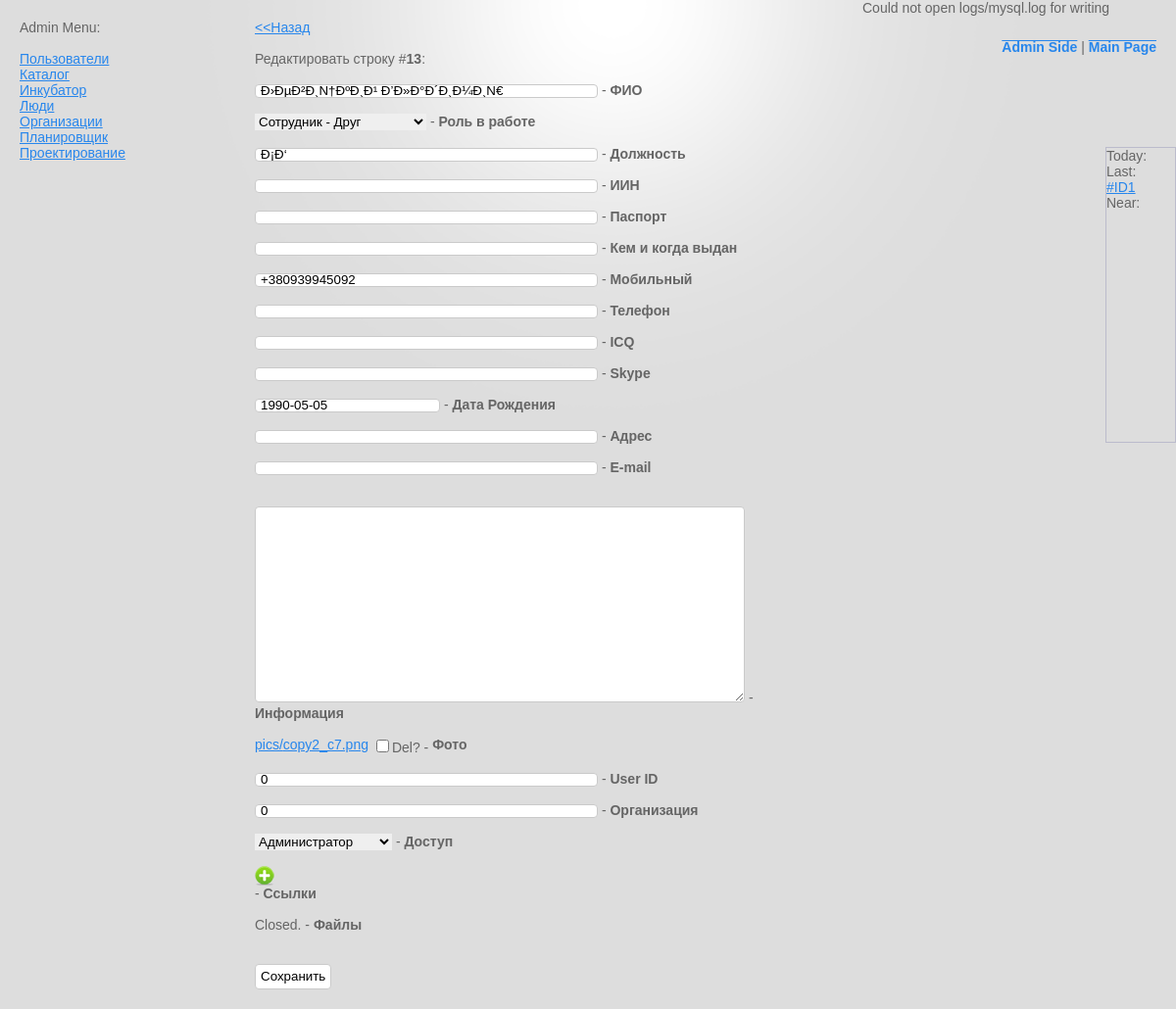
/admin/people/people/edit/13 (signed in), run on the app's committed database.
### tables this page shows
CREATE TABLE `planer` (
  `id` bigint(10) NOT NULL AUTO_INCREMENT,
  `task` varchar(128) /*!40101 */ NOT NULL,
  `date` date NOT NULL,
  `user_id` int(10) NOT NULL,
  `status` int(2) NOT NULL,
  `info` text /*!40101 */ NOT NULL,
  `creator` int(10) NOT NULL,
  `create_time` datetime NOT NULL,
  `updator` int(10) NOT NULL,
  `update_time` datetime NOT NULL,
  `user_read` varchar(512) /*!40101 */ NOT NULL,
  `user_write` varchar(512) /*!40101 */ NOT NULL,
  PRIMARY KEY (`id`)
);

CREATE TABLE `people` (
  `id` bigint(4) NOT NULL AUTO_INCREMENT,
  `fio` varchar(128) /*!40101 */ NOT NULL,
  `teamrole` int(3) NOT NULL,
  `name` varchar(32) /*!40101 */ NOT NULL,
  `lastname` varchar(32) /*!40101 */ NOT NULL,
  `role` varchar(128) /*!40101 */ NOT NULL,
  `iin` varchar(32) /*!40101 */ NOT NULL,
  `passport` varchar(128) /*!40101 */ NOT NULL,
  `wherepass` varchar(128) /*!40101 */ NOT NULL,
  `mobtel` varchar(32) /*!40101 */ NOT NULL,
  `citytel` varchar(32) /*!40101 */ NOT NULL,
  `icq` varchar(32) /*!40101 */ NOT NULL,
  `skype` varchar(32) /*!40101 */ NOT NULL,
  `date` date NOT NULL,
  `adres` varchar(256) /*!40101 */ NOT NULL,
  `email` varchar(128) /*!40101 */ NOT NULL,
  `info` varchar(4096) /*!40101 */ NOT NULL,
  `img` varchar(256) /*!40101 */ NOT NULL,
  `login` varchar(32) /*!40101 */ NOT NULL,
  `password` varchar(128) /*!40101 */ NOT NULL,
  `user_id` int(6) NOT NULL,
  `org_id` int(6) NOT NULL,
  `user_type` int(2) NOT NULL,
  `mlinks` varchar(4096) /*!40101 */ NOT NULL,
  `mfiles` varchar(2048) /*!40101 */ NOT NULL,
  `creator` int(10) NOT NULL,
  `create_time` datetime NOT NULL,
  `updator` int(10) NOT NULL,
  `update_time` datetime NOT NULL,
  `user_read` varchar(512) /*!40101 */ NOT NULL,
  `user_write` varchar(512) /*!40101 */ NOT NULL,
  PRIMARY KEY (`id`)
);

### libs/c7_get_view.php (called while the page is built, shortened)
<?php
function c7_get_view($module, $view, $input_data = array(), $folder = "" , $type="ob")
{
	if ($type == "ob")
	{
	include ('/modules/'.$module.'/view/'.$folder.$view.'.php');
	return ob_get_clean();
	}
	elseif ($type == "include")
	{
    include ('/modules/'.$module.'/view/'.$folder.$view.'.php');
    return $output_data;
	}
	else return false;
}
?>

### modules/auth/c7_auth_controller.php (called while the page is built, shortened)
<?php
$GLOBALS['admin_buttons'] .= c7_get_view ('auth', 'admin_button');
?>

### modules/catalog/c7_catalog_controller.php (called while the page is built, shortened)
<?php
$GLOBALS['admin_buttons'] .= c7_get_view ('catalog', 'admin_button');
?>

### modules/incubator/c7_incubator_controller.php (called while the page is built, shortened)
<?php
	include ('admin/admin_button.php');
?>

### modules/people/c7_people_controller.php (called while the page is built, shortened)
<?php
	include ('admin/admin_button.php');
?>

### libs/c7_mysql.php (called while the page is built, shortened)
<?php
Class C7_mysql
{ var $hostname;
  var $work_table;
  function C7_mysql ($hostname, $username, $password, $dbname)
  {
  $this->hostname = $hostname;
  $this->username = $username;
  $this->password = $password;
  $this->dbname = $dbname;
  }
  function db_connect()
  {
 	 return true;
  }
  function db_use()
  {
	 return true;
  }
  function db_close ()
  {
	 return true;
  }
  function select_all_by_id ($id)
  {
     $query = "SELECT * from `".$this->work_table."` WHERE id =".$id;
     $res = mysql_query($query) or die(mysql_error());
     return mysql_fetch_array($res);
  }
  function free_sql ($query)
  {
     $res = mysql_query($query) or die(mysql_error());
     write_in_file ("logs/mysql.log", "\n[".$_SESSION['user_id']."]:".date("Y-m-d H:i:s").":".$query."[Free_query]");
     return $res;
  }
}
?>

### modules/project/c7_project_controller.php (called while the page is built, shortened)
<?php
	include ('admin/admin_button.php');
?>

### modules/admin/c7_admin_model.php (called while the page is built, shortened)
<?php
function c7_admin_view()
{
$GLOBALS['body_code'] .= c7_get_view ("admin","admin_body");
}
function c7_admin_edit()
{
$row_for_edit = $GLOBALS['mysql_obj']->select_all_by_id($GLOBALS['url_array'][4]);
include('model/input_generator.php');
include('model/edit_form_for_table.php');
$c7_admin_form = add_edit_form($column_in_table, $seo_columns, $row_for_edit, $GLOBALS['url_array'][2], $c7_mysql);;
$input_data['edit_form'] = $c7_admin_form;
$GLOBALS['admin_div'] .= c7_get_view ('admin', 'table_edit', $input_data);
}
?>

### modules/admin/c7_admin_controller.php (called while the page is built, shortened)
<?php
include ('c7_admin_model.php');
if ($GLOBALS['url_array'][0] == "admin")
{
	if (isset($GLOBALS['url_array'][3]))
	{
		if ($GLOBALS['url_array'][3] == "edit")
		{
		c7_admin_edit();
		}
	}
	elseif (isset($GLOBALS['url_array'][2])) c7_admin_module();
	else c7_admin_system();
	c7_admin_view();
}
if ($_SESSION['user_role'] > 0)	$GLOBALS['body_code'] .= c7_get_view ('admin', 'admin_button');
?>

### modules/admin/model/input_generator.php (the view, shortened to what this page needs)
<?php
function input_text($name, $id, $class, $style_width, $value)
  {
  return "<input type=\"text\" name=\"".$name."\" id=\"".$id."\" class=\"".$class."\" style=\"width:".$style_width."px;\" value=\"".$value."\" >";
  }
function input_textarea($name, $id, $class, $style_width, $style_height, $value)
  {
  return "<br /><textarea name=\"".$name."\" id=\"".$id."\" class=\"".$class."\" style=\"width:".$style_width."px;height:".$style_height."px;\">".$value."</textarea>";
  }
function input_select ($name, $id, $class, $value, $variants)
  {
  $data .= "
  <select name=\"".$name."\" id=\"".$id."\" class=\"".$class."\">
  ";
  $i=0;
  while ($variants[$i]['id']>0)
  	{
  	if ($value == $variants[$i]['id']) $selected = " SELECTED"; else $selected = "";
    $data .= "<option value=\"".$variants[$i]['id']."\"".$selected.">".$variants[$i]['name']."</option>";
    $i++;
  	}
  $data .= "
  </select>
  ";
  return $data;
  }
function input_date($name, $id, $class, $value)
  {
  return "
  <input id=\"".$name."\" name=\"".$name."\" class=\"inputDate\" type=\"text\" value=\"".$value."\" />
  ";
  }
  function input_mlinks($name, $id, $class, $style_width, $value)
  {
?>
<img id="mlinks_<?php echo $name;?>_add" height="20" border="0" width="20" alt="add" src="css/images/add-1-icon.png" onclick="add_mlinks('');" style="cursor: pointer;"/>
<?php
$value = str_replace ("[", "", $value);
$value = explode ("]", $value);
$i=0; while (!is_null($value[$i])) {
	?>
<?php
$i++;} ;?>
<?php
  return ob_get_clean();
  }
?>
<?php
function input_file_img($name, $id, $class, $style_width, $value, $row_img = NULL, $img_folder = NULL)
  {  if (isset($row_img)&&($row_img != ""))
  	{  	if (isset($img_folder)) $link_folder = $img_folder."/";
  	if ($row_img == "error_file") $data .= "<font color=\"darkred\">pics/".$link_folder.$row_img."</font>";
  	else $data .= "<a href=\"pics/".$link_folder.$row_img."\" target=\"_blank\">pics/".$link_folder.$row_img."</a>";
  		$data .= "
  		<input name=\"del_img_".$name."\" type=\"checkbox\" value=\"1\">Del?
  		<input name=\"".$name."\" type=\"hidden\" value=\"".$value."\">
  		";
  	}
  else
  	{  	$data = "
  	<input type=\"file\" name=\"".$name."\" id=\"".$id."\" class=\"".$class."\" style=\"width:".$style_width."px;\" value=\"".$value."\">
  	";
  	if (isset($img_folder)) $data .= "<input name=\"".$name."_folder\" type=\"hidden\" value=\"".$img_folder."\">";
  	}
  return $data;
  }
?>

### modules/auth/view/admin_button.php
<a href="admin/auth/users">Пользователи</a><br />

### modules/catalog/view/admin_button.php
<a href="/admin/catalog/catalog">Каталог</a><br />

### modules/incubator/admin/admin_button.php
<a href="/admin/incubator/incubator">Инкубатор</a><br />

### modules/people/admin/admin_button.php
<?php
$admin_buttons .= "<a href=\"/admin/people/people\" title=\"Люди\">Люди</a><br />";
$admin_buttons .= "<a href=\"/admin/people/orgs\" title=\"Организации\">Организации</a><br />";
?>

### modules/planer/c7_planer_controller.php (shortened to what this page needs)
<?php
	if ($_SESSION['user_role'] > 0)
	{
	include ('c7_planer_model.php');
	c7_planer_get_plan_window();
	}
	$GLOBALS['admin_buttons'] .= c7_get_view('planer','admin_button');
?>

### libs/c7_file_system.php (shortened to what this page needs)
<?php
  function write_in_file ($filename, $data)
  {
  	$filename = C7_fs_stripfilename($filename);
	if ( is_writeable($filename) ) :
	$fh = fopen($filename, "a+");
	fclose($fh); else :
	print "Could not open $filename for writing";
	endif;
	return true;
  }
function C7_fs_stripfilename($filename) {
	$filename = strtolower(str_replace(" ", "_", $filename));
	$filename = preg_replace("/^\W/", "", $filename);
	$filename = preg_replace('/([_-])\1+/', '$1', $filename);
	$filename = str_replace ("//","_",$filename);
	return $filename;
}
?>

### modules/planer/c7_planer_model.php (shortened to what this page needs)
<?php function c7_planer_get_plan_window()
{
$res = $GLOBALS['mysql_obj']->free_sql("SELECT id, date, task from planer where status = 2");
$todayDate =  mktime(0, 0, 0, date("m"), date("d"), date("Y"));
while ($row = mysql_fetch_array($res))
{
if ($todayDate > strtotime($row['date'])) $input_data['last'] .= "<a href=\"admin/planer/planer/edit/".$row['id']."\" onclick=\"return window.confirm('".$row['task'].". Перейти к задаче?')\">#ID".$row['id']."</a><br />";
}
$GLOBALS['body_code'] .= c7_get_view('planer','window', $input_data);
}
?>

### modules/planer/view/window.php (shortened to what this page needs)
<div style="position:fixed; right:0px; top:150px; width:70px; height:300px; border:1px solid #bbc;">
Today:
<br />
Last:
<br />
<?php echo $input_data['last'];?>
Near:
<br />
</div>

### modules/planer/view/admin_button.php
<a href="/admin/planer/planer" title="Планировщик">Планировщик</a><br />

### modules/project/admin/admin_button.php
<a href="/admin/project/project">Проектирование</a><br />

### modules/admin/model/edit_form_for_table.php (shortened to what this page needs)
<?php
	function add_edit_form ($column_in_table, $seo_columns, $row_from_base, $table_name, $mysql_processor){
	$i=1;
	while (isset($column_in_table[$i]['name'])&&($column_in_table[$i]['name'] != ""))
		{
		$data .="
		";
        if ($column_in_table[$i]['input_type'] == "text") $data .= input_text($column_in_table[$i]['name'], $column_in_table[$i]['name'], "input", "350", $row_from_base[$column_in_table[$i]['name']]);
		if ($column_in_table[$i]['input_type'] == "image") $data .= input_file_img($column_in_table[$i]['name'], $column_in_table[$i]['name'], "input", "350", $row_from_base[$column_in_table[$i]['name']], $row_from_base['img'], $column_in_table[$i]['img_folder']);
        if ($column_in_table[$i]['input_type'] == "textarea") $data .= input_textarea($column_in_table[$i]['name'], $column_in_table[$i]['name'], "input", "500", "200", $row_from_base[$column_in_table[$i]['name']]);
		if ($column_in_table[$i]['input_type'] == "mlinks") $data .= input_mlinks($column_in_table[$i]['name'], $column_in_table[$i]['name'], "input", "220", $row_from_base[$column_in_table[$i]['name']]);
		if ($column_in_table[$i]['input_type'] == "mfiles") $data .= input_mfiles($column_in_table[$i]['name'], $column_in_table[$i]['name'], "input", "230", $row_from_base[$column_in_table[$i]['name']]);
		if ($column_in_table[$i]['input_type'] == "date")
			{
			$data .= input_date($column_in_table[$i]['name'], $column_in_table[$i]['name'], "input", $row_from_base[$column_in_table[$i]['name']]);
			}
		if ($column_in_table[$i]['input_type'] == "select") $data .= input_select($column_in_table[$i]['name'], $column_in_table[$i]['name'], "input", $row_from_base[$column_in_table[$i]['name']], $column_in_table[$i]['variants']);
		$data .=" - <b>".$column_in_table[$i]['fullname']."</b><br /><br />";
 		$i++;
 		}
	return $data;
	}
?>

### modules/admin/view/table_edit.php (shortened to what this page needs)
<a href="<?php echo $GLOBALS['sitename'].$GLOBALS['url_array'][0]."/".$GLOBALS['url_array'][1]."/".$GLOBALS['url_array'][2];?>">&lt;&lt;Назад</a><br /><br />
Редактировать строку #<b><?php echo $GLOBALS['url_array'][4];?></b>:<br /><br />
<form name="admin_table_add" method="post" action="" enctype="multipart/form-data">
<?php echo $input_data['edit_form'];?>
<br />
<input type="submit" value="Сохранить">
<br />
</form>

### modules/admin/view/admin_body.php (shortened to what this page needs)
<div style="float:left; width:200px; border:0px solid black;padding:20px;">
Admin Menu:<br /><br />
<?php echo $GLOBALS['admin_buttons'];?>
</div>
<div style="float:left; width:600px; border:0px solid black;padding:20px;">
<?php echo $GLOBALS['admin_div'];?>
</div>

### modules/admin/view/admin_button.php
<div style="position:fixed; top:40px; right:20px;">
<a href="admin/"><b>Admin Side</b></a> | <a href="/"><b>Main Page</b></a><br />
</div>

### index.php (shortened to what this page needs)
<?php
require ("libs/c7_defend.php");
require ("libs/c7_mysql.php");
require ("libs/c7_file_system.php");
require ("libs/c7_get_view.php");
require ("modules/auth/c7_auth_controller.php");
require ("modules/catalog/c7_catalog_controller.php");
require ("modules/incubator/c7_incubator_controller.php");
require ("modules/people/c7_people_controller.php");
require ("modules/planer/c7_planer_controller.php");
require ("modules/project/c7_project_controller.php");
require ("modules/admin/c7_admin_controller.php");
if ($GLOBALS['url_array'][0] == "ajax") require ("libs/c7_ajax.php");
else require ("modules/themes/c7_themes_controller.php");
?>

### modules/themes/c7_themes_controller.php (shortened to what this page needs)
<?php
include ('c7_themes_model.php');
if (isset($GLOBALS['theme'])) c7_themes_load();
else {$GLOBALS['theme'] = "default"; c7_themes_load();}
?>

### modules/themes/c7_themes_model.php (shortened to what this page needs)
<?php
function c7_themes_load()
{
	if ($GLOBALS['url_array'][0] == "admin")
	{
	require ("modules/themes/".$GLOBALS['theme']."/main_template.php");
	}
}
?>

### modules/themes/test/main_template.php (shortened to what this page needs)
<!DOCTYPE html>
<html lang="ru">
<head>
<link rel="stylesheet" href="modules/themes/test/css/reset.css" type="text/css" media="all">
<link rel="stylesheet" href="modules/themes/test/css/framework.css" type="text/css" media="all">
<link rel="stylesheet" href="modules/themes/test/css/style.css" type="text/css" media="all">
<link rel="stylesheet" type="text/css" href="modules/themes/test/css/jquery-ui/jquery-ui.css">
<?php echo $GLOBALS['head_code'];?>
</head>
<body>
<?php echo $GLOBALS['body_code'];?>
</body>
</html>

### modules/themes/test/css/style.css (style rules this page uses)
html, body { height:100%; }
body { font-family:"Tahoma", Arial, Helvetica, sans-serif; font-size: 14px; color:#656565; background-color: #ddd; background-image: url(images/top-light.png); background-repeat: no-repeat; background-position: center top; }
a, h2, h3, h4 { color:#2786EC; }
input[type=text],input[type=password] { height:14px; }
input,textarea { background: #fff; padding: 4px 5px 5px; border: 1px solid #cacaca; -moz-border-radius: 4px; -webkit-border-radius: 4px; border-radius: 4px; }
img { -webkit-border-radius: 4px; -moz-border-radius: 4px; border-radius: 4px; }

### data on the page
planer: id "1"
people: fio "Ð›ÐµÐ²Ð¸Ñ†ÐºÐ¸Ð¹ Ð’Ð»Ð°Ð´Ð¸Ð¼Ð¸Ñ€", role "Ð¡Ð‘", mobtel "+380939945092", date "1990-05-05", img "copy2_c7.png", user_id "0", org_id "0"

### other printed values
$filename "logs/mysql.log"
$GLOBALS['url_array'][4] "13"
$column_in_table[$i]['fullname'] "ФИО"
$column_in_table[$i]['fullname'] "Роль в работе"
$column_in_table[$i]['fullname'] "Должность"
$column_in_table[$i]['fullname'] "ИИН"
$column_in_table[$i]['fullname'] "Паспорт"
$column_in_table[$i]['fullname'] "Кем и когда выдан"
$column_in_table[$i]['fullname'] "Мобильный"
$column_in_table[$i]['fullname'] "Телефон"
$column_in_table[$i]['fullname'] "ICQ"
$column_in_table[$i]['fullname'] "Skype"
$column_in_table[$i]['fullname'] "Дата Рождения"
$column_in_table[$i]['fullname'] "Адрес"
$column_in_table[$i]['fullname'] "E-mail"
